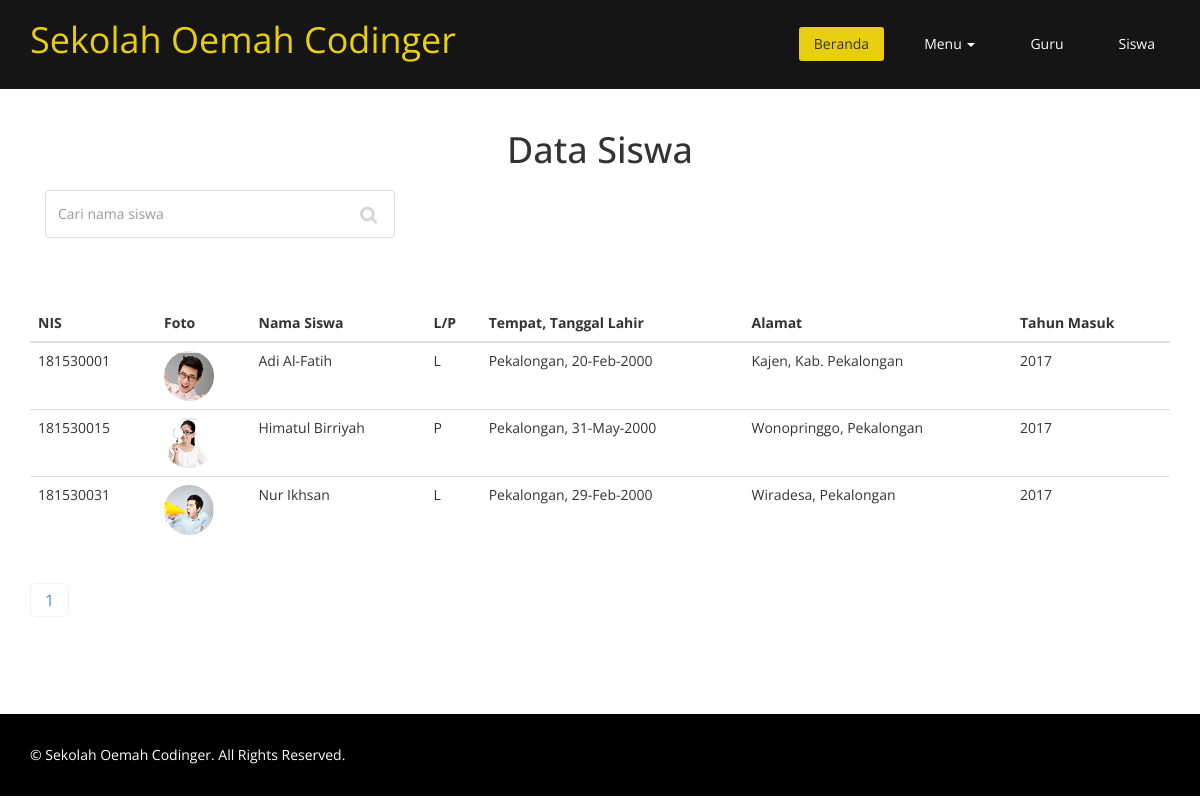
The app's page /index.php?page=siswa with its own data.
### tables this page shows
CREATE TABLE `tb_siswa` (
  `nis` varchar(10) NOT NULL,
  `foto` varchar(50) NOT NULL,
  `nama_siswa` varchar(45) NOT NULL,
  `jk` enum('L','P') NOT NULL,
  `tmp_lahir` varchar(25) NOT NULL,
  `tgl_lahir` date NOT NULL,
  `alamat` text NOT NULL,
  `tahun_masuk` int(4) NOT NULL
);

### siswa.php (the view, shortened to what this page needs)
<section id="about-us">
  <div class="container">
    <div class="skill-wrap clearfix">
      <div class="center wow fadeInDown">
        <h2>Data Siswa</h2>
        <form class="col-md-4" role="form" method="POST">
          <input type="text" name="cari" class="form-control search_box" autocomplete="off"
            placeholder="Cari nama siswa">
        </form>
      </div>
    </div>
    <table class="table table-responsive table-hover">
      <?php
        @$cari = $_POST['cari'];
      ?>
      <thead>
        <tr>
          <th>NIS</th>
          <th>Foto</th>
          <th>Nama Siswa</th>
          <th>L/P</th>
          <th>Tempat, Tanggal Lahir</th>
          <th>Alamat</th>
          <th>Tahun Masuk</th>
        </tr>
      </thead>
      <tbody>
        <?php
            $halaman = 3;
            $page = isset($_GET["halaman"]) ? (int)$_GET["halaman"] : 1;
            $mulai = ($page>1) ? ($page * $halaman) - $halaman : 0;
            if(!isset($cari)){
                $sql = mysqli_query($koneksi, "SELECT * FROM tb_siswa LIMIT $mulai, $halaman");
                $jml = mysqli_query($koneksi, "SELECT * FROM tb_siswa");
            }else{
                $sql = mysqli_query($koneksi, "SELECT * FROM tb_siswa WHERE nama_siswa LIKE '%".$cari."%' LIMIT $mulai, $halaman");
                $jml = mysqli_query($koneksi, "SELECT * FROM tb_siswa WHERE nama_siswa LIKE '%".$cari."%' ");
            }
            $total = mysqli_num_rows($jml);
            $pages = ceil($total/$halaman);
            while($data = mysqli_fetch_array($sql)){
        ?>
        <tr>
          <td><?php echo $data['nis'] ?></td>
          <td><img src="images/siswa/<?php echo $data['foto'] ?>" alt="<?php echo $data['foto'] ?>" width=50px
              height=50px></td>
          <td><?php echo $data['nama_siswa'] ?></td>
          <td><?php echo $data['jk'] ?></td>
          <td><?php echo $data['tmp_lahir'].', '.date('d-M-Y', strtotime($data['tgl_lahir'])) ?></td>
          <td><?php echo $data['alamat'] ?></td>
          <td><?php echo $data['tahun_masuk'] ?></td>
        </tr>
        <?php } ?>
      </tbody>
    </table>
    <div class="row">
      <div class="col-md-12">
        <ul class="pagination pagination-lg">
          <?php for ($i=1; $i<=$pages ; $i++){ ?>
          <li><a href="?page=siswa&halaman=<?php echo $i; ?>"><?php echo $i; ?></a></li>
          <?php } ?>
        </ul>
      </div>
    </div>
  </div>
</section>

### css/style.css (style rules this page uses)
body { background: #fff; font-family:'Open Sans', Arial, sans-serif; color:#333; line-height:1.6em; }
h1, h2, h3, h4, h5, h6 { font-weight:500; font-family:'Open Sans', Arial, sans-serif; color:#333; }
h2 { font-size: 20px; }
a { color: #E8CE0E; -webkit-transition: color 300ms, background-color 300ms; -moz-transition: color 300ms, background-color 300ms; -o-transition: color 300ms, background-color 300ms; transition: color 300ms, background-color 300ms; }
.center h2 { font-size: 36px; margin-top: 0; margin-bottom: 20px; }
body > section { padding: 70px 0; }
.center { text-align: center; padding-bottom: 55px; }
.skill-wrap { display: block; overflow: hidden; margin: 60px 0; }
ul.pagination > li > a { border: 1px solid #F1F1F1; margin-right:5px; border-radius: 5px; font-size: 16px; padding: 5px 14px; }
.search_box { background-image: url("../images/search_icon.png"); background-position: 314px 15px; background-repeat: no-repeat; border-color: #DEDEDE; height: 48px; outline: medium none; box-shadow: none; }

### records on screen
tb_siswa: nis "181530001", foto (picture), nama_siswa "Adi Al-Fatih", jk "L", tmp_lahir "Pekalongan", tgl_lahir "20-Feb-2000", alamat "Kajen, Kab. Pekalongan", tahun_masuk "2017"
tb_siswa: nis "181530015", foto (picture), nama_siswa "Himatul Birriyah", jk "P", tmp_lahir "Pekalongan", tgl_lahir "31-May-2000", alamat "Wonopringgo, Pekalongan", tahun_masuk "2017"
tb_siswa: nis "181530031", foto (picture), nama_siswa "Nur Ikhsan", jk "L", tmp_lahir "Pekalongan", tgl_lahir "29-Feb-2000", alamat "Wiradesa, Pekalongan", tahun_masuk "2017"
